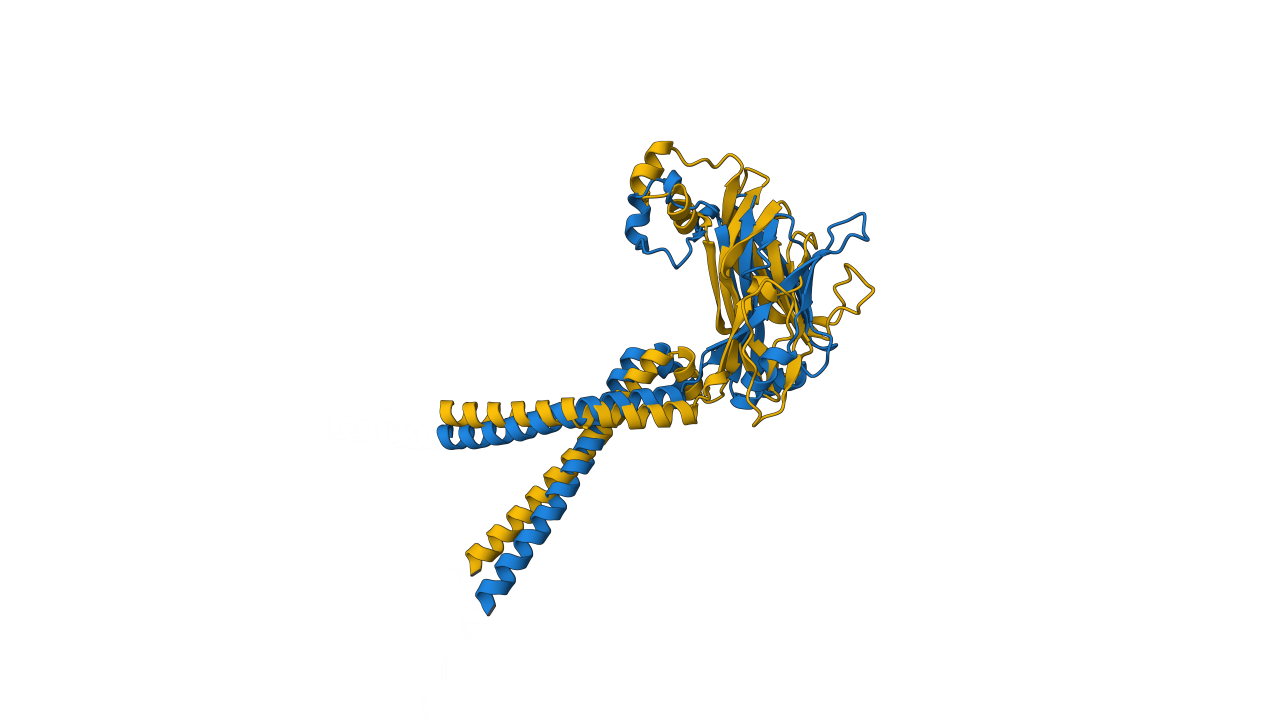
#> input picture Candida_Mapping_project/Figures/B9J08_004442_Foldseek_Seipin_alignment.png, 3840 x 2160 px (shown at 1/3 size)
$ python combine_figure_5_foldseek_panels.py
#> lines starting #> are read from the running program, lines starting #| are printed output that depends on the picture
from pathlib import Path

import matplotlib.pyplot as plt

# file paths
ROOT = Path(__file__).resolve().parents[1]
FIGURES_DIR = ROOT / "Figures"

PANEL_FILES = [
    FIGURES_DIR / "B9J08_004442_Foldseek_Seipin_alignment.png",
    FIGURES_DIR / "B9J08_003070_foldseek.png",
]

OUTPUT_PNG = FIGURES_DIR / "Figure_5_Foldseek_structural_comparisons.png"
OUTPUT_PDF = FIGURES_DIR / "Figure_5_Foldseek_structural_comparisons.pdf"


def main():
    for path in PANEL_FILES:
        if not path.exists():
            raise FileNotFoundError(path)

    images = [plt.imread(path) for path in PANEL_FILES]
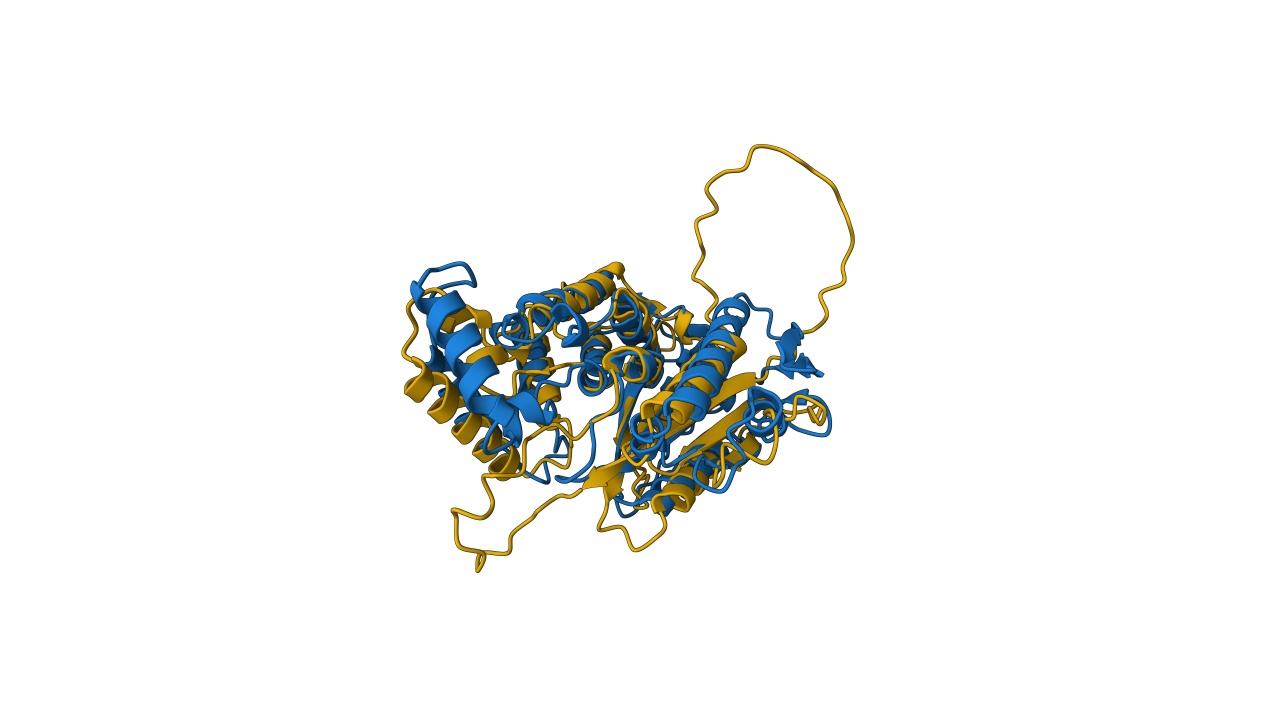
#> input picture Candida_Mapping_project/Figures/B9J08_003070_foldseek.png, 3840 x 2160 px (shown at 1/3 size)
#> images = 2 items

    fig, axes = plt.subplots(1, 2, figsize=(12.8, 5.8), facecolor="black")

    for ax, image, label in zip(axes, images, "AB"):
        ax.set_facecolor("black")
        ax.imshow(image)
        ax.axis("off")
        ax.text(
            0.02,
            0.98,
            label,
            transform=ax.transAxes,
            ha="left",
            va="top",
            fontsize=18,
            fontweight="bold",
            bbox={"facecolor": "white", "edgecolor": "none", "alpha": 0.95},
        )
#> this loop made 2 passes
#> label on passes 1 to 2: 'A', 'B'

    fig.tight_layout(pad=0.3)
    FIGURES_DIR.mkdir(exist_ok=True)

    fig.savefig(OUTPUT_PNG, dpi=600, bbox_inches="tight", facecolor="black")
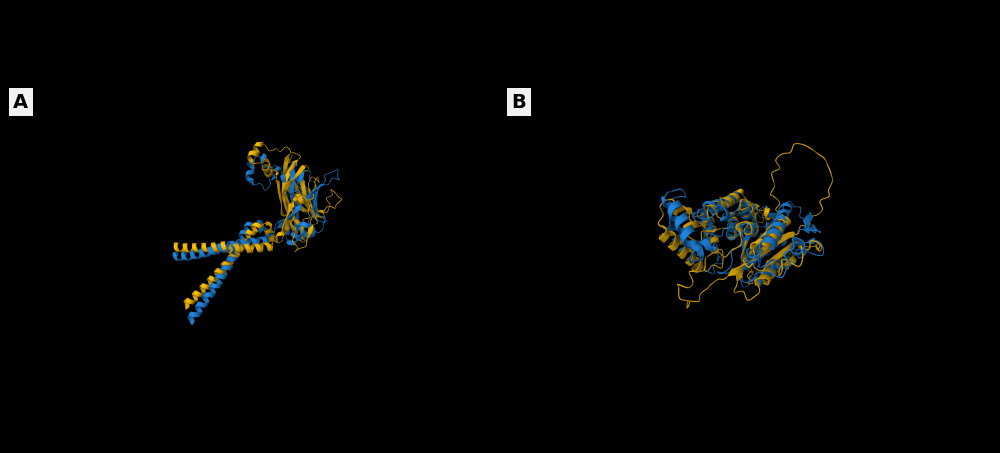
#> figure drawn by matplotlib, 2 panels
    fig.savefig(OUTPUT_PDF, bbox_inches="tight", facecolor="black")
    plt.close(fig)


if __name__ == "__main__":
    main()


# GAI declaration
# GAI was used for lines 27-40 when placing two existing structural PNG renders
# side by side on a black matplotlib figure and adding A/B panel labels. i
# adapted an example using zip(), imshow() and ax.text() to assemble the final
# dissertation figure without recreating the Foldseek results.
